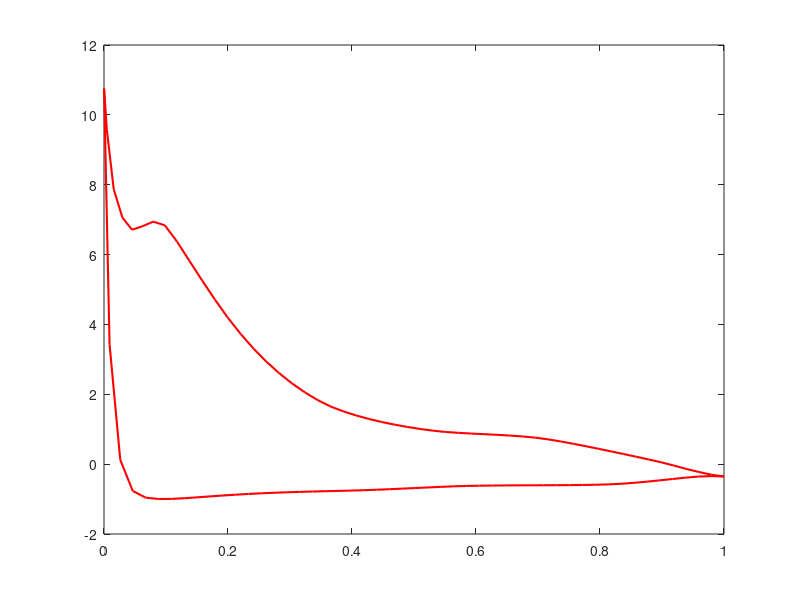

Write MATLAB code to recreate this figure.
% We want to plot AOA agaisnt, Cl, Cd and L/D. Also want to see presusre
% distrubution

clear; close all; clc

load('Data/design1/3e6_20.mat', 'cp', 'xs');

plot(xs,-cp, 'LineWidth', 1.5, 'color','r') 

